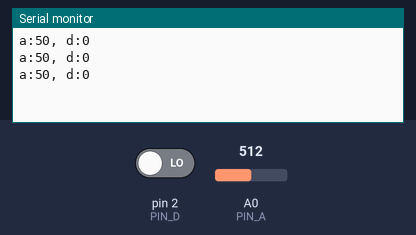
Recording of a sketch running on a simulated Arduino Uno, built with avr-gcc and run on an emulated ATmega328P. Parts: the last lines printed to the serial monitor. Inputs (shaded band) come from the test bench; at power-on: A0 (PIN_A) = 512, pin 2 (PIN_D) LOW.

Above: at 1.3 s.
1.4 s: A0 (PIN_A) set to 716
At 1.8 s:
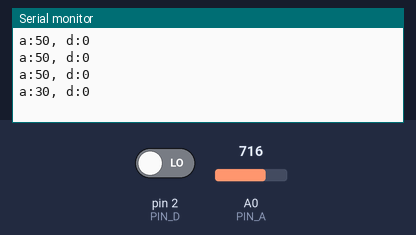
2.9 s: pin 2 (PIN_D) driven HIGH
At 3.4 s:
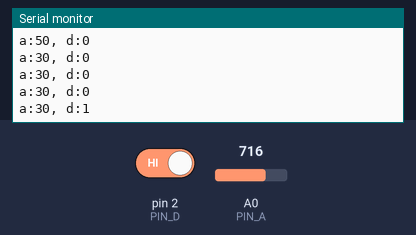
4.4 s: A0 (PIN_A) set to 900
At 4.9 s:
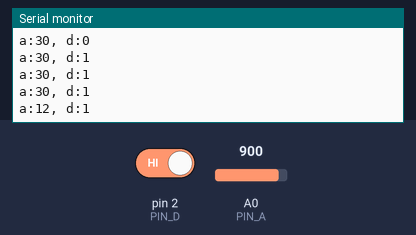
5.9 s: pin 2 (PIN_D) driven LOW
At 6.4 s:
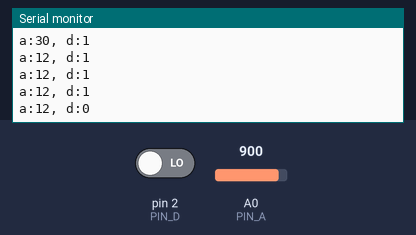
Timing chart, 0 to 8.4 s (numbered marks = the images above; inputs shaded):
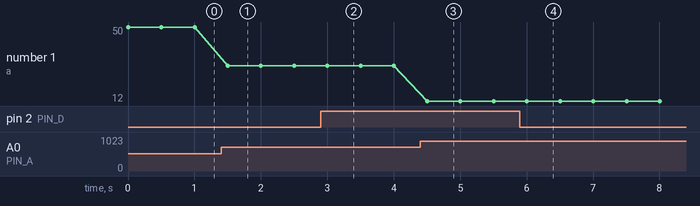

Measured:
- after the input at 1.4 s, the serial monitor: prints a new line after 0.10 s (image 1)
- after the input at 2.9 s, the serial monitor: prints a new line after 0.10 s (image 2)
- after the input at 4.4 s, the serial monitor: prints a new line after 0.10 s (image 3)
- after the input at 5.9 s, the serial monitor: prints a new line after 0.11 s (image 4)
- plotted number 1: 50 → 30 after the input at 1.4 s, 30 → 12 after the input at 4.4 s

The sketch:

Take3Light_detection.ino
```cpp
#define PIN_A 0
#define PIN_D 2

void setup()
{
  Serial.begin(9600);
}

void loop()
{
  int val;
  val=analogRead(PIN_A);
  val= map(val,0,1023,99,0);
  Serial.print("a:");
  Serial.print(val);
  Serial.print(", d:");
  val=digitalRead(PIN_D);
  Serial.println(val);
  delay(500);
}
```
